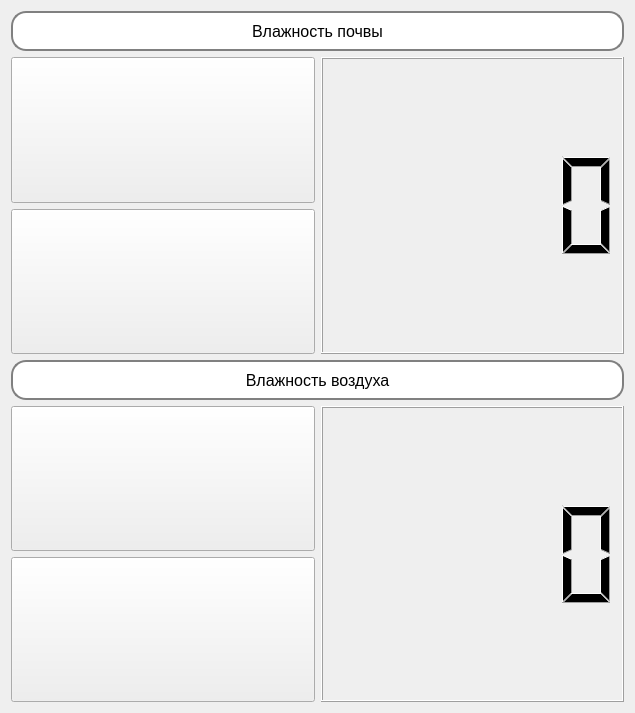
<?xml version="1.0" encoding="UTF-8"?>
<ui version="4.0">
 <class>Form</class>
 <widget class="QWidget" name="Form">
  <property name="geometry">
   <rect>
    <x>0</x>
    <y>0</y>
    <width>635</width>
    <height>713</height>
   </rect>
  </property>
  <property name="windowTitle">
   <string>Form</string>
  </property>
  <property name="styleSheet">
   <string notr="true">QLabel {border: 2px solid grey;
border-radius: 15px;
background: white}</string>
  </property>
  <layout class="QVBoxLayout" name="verticalLayout_3">
   <item>
    <widget class="QLabel" name="label">
     <property name="sizePolicy">
      <sizepolicy hsizetype="Preferred" vsizetype="Fixed">
       <horstretch>0</horstretch>
       <verstretch>0</verstretch>
      </sizepolicy>
     </property>
     <property name="minimumSize">
      <size>
       <width>0</width>
       <height>40</height>
      </size>
     </property>
     <property name="font">
      <font>
       <pointsize>12</pointsize>
      </font>
     </property>
     <property name="text">
      <string>Влажность почвы</string>
     </property>
     <property name="alignment">
      <set>Qt::AlignCenter</set>
     </property>
    </widget>
   </item>
   <item>
    <layout class="QHBoxLayout" name="horizontalLayout_4">
     <item>
      <layout class="QVBoxLayout" name="verticalLayout_2">
       <item>
        <widget class="QPushButton" name="upButton_2">
         <property name="sizePolicy">
          <sizepolicy hsizetype="Minimum" vsizetype="Expanding">
           <horstretch>0</horstretch>
           <verstretch>0</verstretch>
          </sizepolicy>
         </property>
         <property name="text">
          <string/>
         </property>
         <property name="iconSize">
          <size>
           <width>50</width>
           <height>65</height>
          </size>
         </property>
        </widget>
       </item>
       <item>
        <widget class="QPushButton" name="downButton_2">
         <property name="sizePolicy">
          <sizepolicy hsizetype="Minimum" vsizetype="Expanding">
           <horstretch>0</horstretch>
           <verstretch>0</verstretch>
          </sizepolicy>
         </property>
         <property name="text">
          <string/>
         </property>
         <property name="iconSize">
          <size>
           <width>50</width>
           <height>65</height>
          </size>
         </property>
        </widget>
       </item>
      </layout>
     </item>
     <item>
      <widget class="QLCDNumber" name="lcdNumber_2"/>
     </item>
    </layout>
   </item>
   <item>
    <widget class="QLabel" name="label_2">
     <property name="minimumSize">
      <size>
       <width>0</width>
       <height>40</height>
      </size>
     </property>
     <property name="font">
      <font>
       <pointsize>12</pointsize>
      </font>
     </property>
     <property name="text">
      <string>Влажность воздуха</string>
     </property>
     <property name="alignment">
      <set>Qt::AlignCenter</set>
     </property>
    </widget>
   </item>
   <item>
    <layout class="QHBoxLayout" name="horizontalLayout_3">
     <item>
      <layout class="QVBoxLayout" name="verticalLayout">
       <item>
        <widget class="QPushButton" name="upButton_1">
         <property name="sizePolicy">
          <sizepolicy hsizetype="Minimum" vsizetype="Expanding">
           <horstretch>0</horstretch>
           <verstretch>0</verstretch>
          </sizepolicy>
         </property>
         <property name="text">
          <string/>
         </property>
         <property name="iconSize">
          <size>
           <width>50</width>
           <height>65</height>
          </size>
         </property>
        </widget>
       </item>
       <item>
        <widget class="QPushButton" name="downButton_1">
         <property name="sizePolicy">
          <sizepolicy hsizetype="Minimum" vsizetype="Expanding">
           <horstretch>0</horstretch>
           <verstretch>0</verstretch>
          </sizepolicy>
         </property>
         <property name="text">
          <string/>
         </property>
         <property name="iconSize">
          <size>
           <width>50</width>
           <height>65</height>
          </size>
         </property>
        </widget>
       </item>
      </layout>
     </item>
     <item>
      <widget class="QLCDNumber" name="lcdNumber"/>
     </item>
    </layout>
   </item>
  </layout>
 </widget>
 <resources/>
 <connections/>
</ui>
